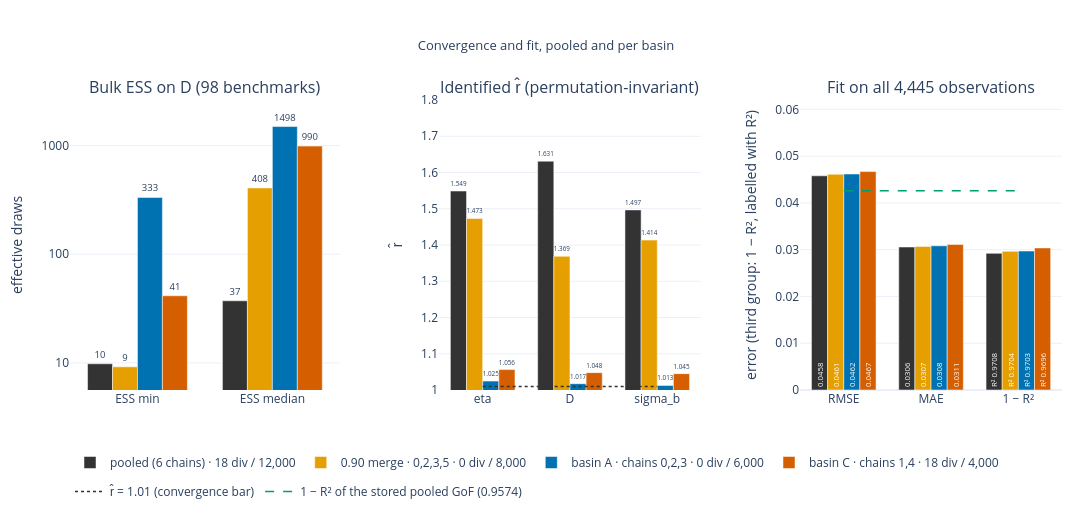

Notebook cell for this chart:
### Markdown cell above
### 5 · Only the 0.95 leading basin converges: bulk ESS(D) min/median **333 / 1498** and eta r̂ **1.025**, against **10 / 37** and **1.549** pooled.
The 0.90 merge is the trap: adding chain 5 drops median ESS to **408** and lifts eta r̂ to **1.473**. All **18 / 12,000** divergences sit in chain 1. Fit is indifferent — every basin lands within 0.001 RMSE of the others, and each basin's R² (**0.9691–0.9703**) clears the stored pooled Bayesian R² of **0.9574**, which is computed over draws and so pays for averaging two solutions.

### Code cell
NMS = list(SETS)
NCOL = {NMS[0]: C["dark"], NMS[1]: C["orange"], NMS[2]: C["blue"], NMS[3]: C["verm"]}
fig = make_subplots(rows=1, cols=3, column_widths=[0.34, 0.33, 0.33], horizontal_spacing=0.10,
                    subplot_titles=["Bulk ESS on D (98 benchmarks)",
                                    "Identified r̂ (permutation-invariant)",
                                    "Fit on all 4,445 observations"])
for nm in NMS:
    col, sel = NCOL[nm], SETS[nm]
    fig.add_trace(go.Bar(x=["ESS min", "ESS median"], y=[ESS[nm][0], ESS[nm][1]],
                         name=f"{nm} · {int(DIV[sel].sum())} div / {2000 * len(sel):,}",
                         legendgroup=nm, marker_color=col,
                         text=[f"{ESS[nm][0]:.0f}", f"{ESS[nm][1]:.0f}"],
                         textposition="outside", textfont=dict(size=9.5),
                         hovertemplate="%{x}: %{y:.0f}<extra></extra>"), row=1, col=1)
    r = RH[nm]
    fig.add_trace(go.Bar(x=["eta", "D", "sigma_b"],
                         y=[r["eta_max_rhat"], r["D_max_rhat"], r["sigma_b_max_rhat"]],
                         legendgroup=nm, showlegend=False, marker_color=col,
                         text=[f"{r['eta_max_rhat']:.3f}", f"{r['D_max_rhat']:.3f}",
                               f"{r['sigma_b_max_rhat']:.3f}"],
                         textposition="outside", textfont=dict(size=9),
                         hovertemplate="%{x}: %{y:.3f}<extra></extra>"), row=1, col=2)
    g_ = GF[nm]
    fig.add_trace(go.Bar(x=["RMSE", "MAE", "1 − R²"], y=[g_["rmse"], g_["mae"], 1 - g_["r2"]],
                         legendgroup=nm, showlegend=False, marker_color=col,
                         text=[f"{g_['rmse']:.4f}", f"{g_['mae']:.4f}", f"R² {g_['r2']:.4f}"],
                         textposition="inside", insidetextanchor="start", textangle=-90,
                         textfont=dict(size=8.5, color="white"),
                         hovertemplate="%{x}: %{y:.4f}<extra></extra>"), row=1, col=3)
fig.add_trace(go.Scatter(x=["eta", "D", "sigma_b"], y=[1.01] * 3, mode="lines",
                         name="r̂ = 1.01 (convergence bar)",
                         line=dict(color=C["dark"], width=1.5, dash="dot")), row=1, col=2)
fig.add_trace(go.Scatter(x=["RMSE", "MAE", "1 − R²"], y=[1 - GOF_FILE["bayesian_r2"]] * 3,
                         mode="lines",
                         name=f"1 − R² of the stored pooled GoF ({GOF_FILE['bayesian_r2']:.4f})",
                         line=dict(color=C["green"], width=1.5, dash="dash")), row=1, col=3)
fig.update_yaxes(title_text="effective draws", type="log", range=[0.75, 3.42],
                 tickmode="array", tickvals=[10, 100, 1000], ticktext=["10", "100", "1000"],
                 row=1, col=1)
fig.update_yaxes(title_text="r̂", range=[1.0, 1.80], row=1, col=2)
fig.update_yaxes(title_text="error (third group: 1 − R², labelled with R²)",
                 range=[0, 0.062], row=1, col=3)
fig.update_layout(title="Convergence and fit, pooled and per basin", height=520, width=1320,
                  bargap=0.26, legend=dict(orientation="h", y=-0.20),
                  margin=dict(t=100, b=130, l=70, r=30))
show(fig, "05_convergence")

for nm in NMS:
    r, g_ = RH[nm], GF[nm]
    print(f"{nm:24s} ESS(D) min {ESS[nm][0]:6.0f} med {ESS[nm][1]:7.0f} · div "
          f"{int(DIV[SETS[nm]].sum()):3d}/{2000 * len(SETS[nm]):6d} · eta r̂ "
          f"{r['eta_max_rhat']:.3f} D {r['D_max_rhat']:.3f} sigma_b "
          f"{r['sigma_b_max_rhat']:.3f} · RMSE {g_['rmse']:.4f} MAE {g_['mae']:.4f} "
          f"R² {g_['r2']:.4f}")
print(f"basin B · chain 5 alone: RMSE {GF[BNAME[tuple(CH5)]]['rmse']:.4f} MAE "
      f"{GF[BNAME[tuple(CH5)]]['mae']:.4f} R² {GF[BNAME[tuple(CH5)]]['r2']:.4f} "
      f"(one chain, so no r̂ and no cross-chain ESS)")
print(f"stored pooled GoF on file: RMSE {GOF_FILE['rmse']:.6f} MAE {GOF_FILE['mae']:.6f} "
      f"R² {GOF_FILE['bayesian_r2']:.6f} — below every within-basin R² because the pooled "
      f"posterior mean averages two different solutions")

### Figure 1 — Plotly figure (JSON) as saved in the notebook; plotly's stock layout.template omitted (floating-point values rounded to 4 significant figures)
{"data": [{"hovertemplate": "%{x}: %{y:.0f}<extra></extra>", "legendgroup": "pooled (6 chains)", "marker": {"color": "#333333"}, "name": "pooled (6 chains) · 18 div / 12,000", "text": ["10", "37"], "textfont": {"size": 9.5}, "textposition": "outside", "type": "bar", "x": ["ESS min", "ESS median"], "xaxis": "x", "y": [9.81, 37.27], "yaxis": "y"}, {"hovertemplate": "%{x}: %{y:.3f}<extra></extra>", "legendgroup": "pooled (6 chains)", "marker": {"color": "#333333"}, "showlegend": false, "text": ["1.549", "1.631", "1.497"], "textfont": {"size": 9}, "textposition": "outside", "type": "bar", "x": ["eta", "D", "sigma_b"], "xaxis": "x2", "y": [1.549, 1.631, 1.497], "yaxis": "y2"}, {"hovertemplate": "%{x}: %{y:.4f}<extra></extra>", "insidetextanchor": "start", "legendgroup": "pooled (6 chains)", "marker": {"color": "#333333"}, "showlegend": false, "text": ["0.0458", "0.0306", "R² 0.9708"], "textangle": -90, "textfont": {"color": "white", "size": 8.5}, "textposition": "inside", "type": "bar", "x": ["RMSE", "MAE", "1 − R²"], "xaxis": "x3", "y": [0.04579, 0.03057, 0.02922], "yaxis": "y3"}, {"hovertemplate": "%{x}: %{y:.0f}<extra></extra>", "legendgroup": "0.90 merge · 0,2,3,5", "marker": {"color": "#E69F00"}, "name": "0.90 merge · 0,2,3,5 · 0 div / 8,000", "text": ["9", "408"], "textfont": {"size": 9.5}, "textposition": "outside", "type": "bar", "x": ["ESS min", "ESS median"], "xaxis": "x", "y": [9.191, 407.9], "yaxis": "y"}, {"hovertemplate": "%{x}: %{y:.3f}<extra></extra>", "legendgroup": "0.90 merge · 0,2,3,5", "marker": {"color": "#E69F00"}, "showlegend": false, "text": ["1.473", "1.369", "1.414"], "textfont": {"size": 9}, "textposition": "outside", "type": "bar", "x": ["eta", "D", "sigma_b"], "xaxis": "x2", "y": [1.473, 1.369, 1.414], "yaxis": "y2"}, {"hovertemplate": "%{x}: %{y:.4f}<extra></extra>", "insidetextanchor": "start", "legendgroup": "0.90 merge · 0,2,3,5", "marker": {"color": "#E69F00"}, "showlegend": false, "text": ["0.0461", "0.0307", "R² 0.9704"], "textangle": -90, "textfont": {"color": "white", "size": 8.5}, "textposition": "inside", "type": "bar", "x": ["RMSE", "MAE", "1 − R²"], "xaxis": "x3", "y": [0.04613, 0.0307, 0.02965], "yaxis": "y3"}, {"hovertemplate": "%{x}: %{y:.0f}<extra></extra>", "legendgroup": "basin A · chains 0,2,3", "marker": {"color": "#0072B2"}, "name": "basin A · chains 0,2,3 · 0 div / 6,000", "text": ["333", "1498"], "textfont": {"size": 9.5}, "textposition": "outside", "type": "bar", "x": ["ESS min", "ESS median"], "xaxis": "x", "y": [333.3, 1498.0], "yaxis": "y"}, {"hovertemplate": "%{x}: %{y:.3f}<extra></extra>", "legendgroup": "basin A · chains 0,2,3", "marker": {"color": "#0072B2"}, "showlegend": false, "text": ["1.025", "1.017", "1.013"], "textfont": {"size": 9}, "textposition": "outside", "type": "bar", "x": ["eta", "D", "sigma_b"], "xaxis": "x2", "y": [1.025, 1.017, 1.013], "yaxis": "y2"}, {"hovertemplate": "%{x}: %{y:.4f}<extra></extra>", "insidetextanchor": "start", "legendgroup": "basin A · chains 0,2,3", "marker": {"color": "#0072B2"}, "showlegend": false, "text": ["0.0462", "0.0308", "R² 0.9703"], "textangle": -90, "textfont": {"color": "white", "size": 8.5}, "textposition": "inside", "type": "bar", "x": ["RMSE", "MAE", "1 − R²"], "xaxis": "x3", "y": [0.04617, 0.03083, 0.02971], "yaxis": "y3"}, {"hovertemplate": "%{x}: %{y:.0f}<extra></extra>", "legendgroup": "basin C · chains 1,4", "marker": {"color": "#D55E00"}, "name": "basin C · chains 1,4 · 18 div / 4,000", "text": ["41", "990"], "textfont": {"size": 9.5}, "textposition": "outside", "type": "bar", "x": ["ESS min", "ESS median"], "xaxis": "x", "y": [41.45, 989.7], "yaxis": "y"}, {"hovertemplate": "%{x}: %{y:.3f}<extra></extra>", "legendgroup": "basin C · chains 1,4", "marker": {"color": "#D55E00"}, "showlegend": false, "text": ["1.056", "1.048", "1.045"], "textfont": {"size": 9}, "textposition": "outside", "type": "bar", "x": ["eta", "D", "sigma_b"], "xaxis": "x2", "y": [1.056, 1.048, 1.045], "yaxis": "y2"}, {"hovertemplate": "%{x}: %{y:.4f}<extra></extra>", "insidetextanchor": "start", "legendgroup": "basin C · chains 1,4", "marker": {"color": "#D55E00"}, "showlegend": false, "text": ["0.0467", "0.0311", "R² 0.9696"], "textangle": -90, "textfont": {"color": "white", "size": 8.5}, "textposition": "inside", "type": "bar", "x": ["RMSE", "MAE", "1 − R²"], "xaxis": "x3", "y": [0.04669, 0.03112, 0.03038], "yaxis": "y3"}, {"line": {"color": "#333333", "dash": "dot", "width": 1.5}, "mode": "lines", "name": "r̂ = 1.01 (convergence bar)", "type": "scatter", "x": ["eta", "D", "sigma_b"], "xaxis": "x2", "y": [1.01, 1.01, 1.01], "yaxis": "y2"}, {"line": {"color": "#009E73", "dash": "dash", "width": 1.5}, "mode": "lines", "name": "1 − R² of the stored pooled GoF (0.9574)", "type": "scatter", "x": ["RMSE", "MAE", "1 − R²"], "xaxis": "x3", "y": [0.04258, 0.04258, 0.04258], "yaxis": "y3"}], "layout": {"annotations": [{"font": {"size": 16}, "showarrow": false, "text": "Bulk ESS on D (98 benchmarks)", "x": 0.136, "xanchor": "center", "xref": "paper", "y": 1.0, "yanchor": "bottom", "yref": "paper"}, {"font": {"size": 16}, "showarrow": false, "text": "Identified r̂ (permutation-invariant)", "x": 0.504, "xanchor": "center", "xref": "paper", "y": 1.0, "yanchor": "bottom", "yref": "paper"}, {"font": {"size": 16}, "showarrow": false, "text": "Fit on all 4,445 observations", "x": 0.868, "xanchor": "center", "xref": "paper", "y": 1.0, "yanchor": "bottom", "yref": "paper"}], "bargap": 0.26, "height": 520, "legend": {"orientation": "h", "y": -0.2}, "margin": {"b": 130, "l": 70, "r": 30, "t": 100}, "title": {"font": {"size": 13}, "text": "Convergence and fit, pooled and per basin", "x": 0.5}, "width": 1320, "xaxis": {"anchor": "y", "domain": [0.0, 0.272]}, "xaxis2": {"anchor": "y2", "domain": [0.372, 0.636]}, "xaxis3": {"anchor": "y3", "domain": [0.736, 1.0]}, "yaxis": {"anchor": "x", "domain": [0.0, 1.0], "range": [0.75, 3.42], "tickmode": "array", "ticktext": ["10", "100", "1000"], "tickvals": [10, 100, 1000], "title": {"text": "effective draws"}, "type": "log"}, "yaxis2": {"anchor": "x2", "domain": [0.0, 1.0], "range": [1.0, 1.8], "title": {"text": "r̂"}}, "yaxis3": {"anchor": "x3", "domain": [0.0, 1.0], "range": [0, 0.062], "title": {"text": "error (third group: 1 − R², labelled with R²)"}}}}
